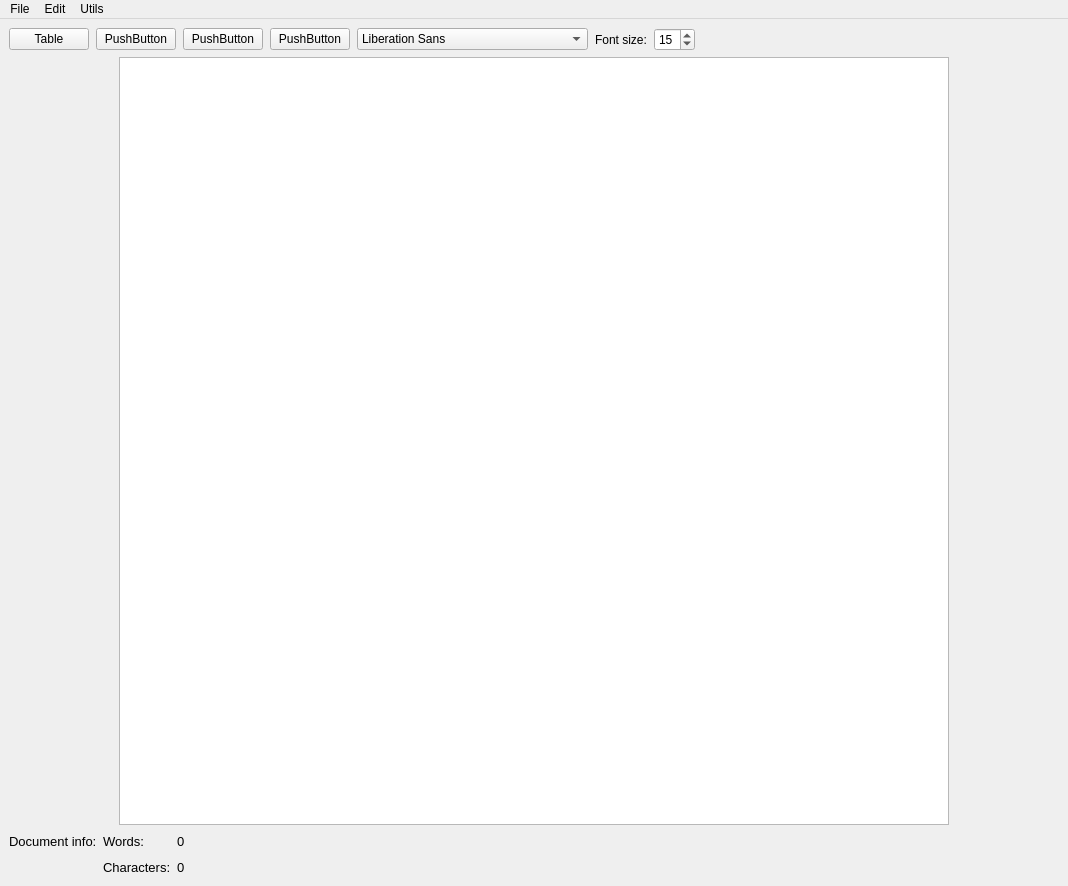
<?xml version="1.0" encoding="UTF-8"?>
<ui version="4.0">
 <class>MainWindow</class>
 <widget class="QMainWindow" name="MainWindow">
  <property name="geometry">
   <rect>
    <x>0</x>
    <y>0</y>
    <width>1068</width>
    <height>886</height>
   </rect>
  </property>
  <property name="sizePolicy">
   <sizepolicy hsizetype="Expanding" vsizetype="Expanding">
    <horstretch>0</horstretch>
    <verstretch>0</verstretch>
   </sizepolicy>
  </property>
  <property name="mouseTracking">
   <bool>false</bool>
  </property>
  <property name="windowTitle">
   <string>PDFy</string>
  </property>
  <property name="styleSheet">
   <string notr="true"/>
  </property>
  <property name="tabShape">
   <enum>QTabWidget::Rounded</enum>
  </property>
  <widget class="QWidget" name="centralwidget">
   <layout class="QVBoxLayout" name="verticalLayout">
    <item>
     <layout class="QGridLayout" name="editGrid" rowstretch="0,0">
      <property name="sizeConstraint">
       <enum>QLayout::SetDefaultConstraint</enum>
      </property>
      <property name="rightMargin">
       <number>302</number>
      </property>
      <property name="horizontalSpacing">
       <number>7</number>
      </property>
      <item row="1" column="6">
       <widget class="QSpinBox" name="fontSize">
        <property name="value">
         <number>15</number>
        </property>
       </widget>
      </item>
      <item row="1" column="5">
       <widget class="QLabel" name="label">
        <property name="text">
         <string>Font size:</string>
        </property>
       </widget>
      </item>
      <item row="1" column="1" alignment="Qt::AlignHCenter|Qt::AlignVCenter">
       <widget class="QPushButton" name="pushButton">
        <property name="contextMenuPolicy">
         <enum>Qt::DefaultContextMenu</enum>
        </property>
        <property name="text">
         <string>PushButton</string>
        </property>
       </widget>
      </item>
      <item row="1" column="4">
       <widget class="QFontComboBox" name="fontComboBox">
        <property name="enabled">
         <bool>true</bool>
        </property>
        <property name="editable">
         <bool>false</bool>
        </property>
       </widget>
      </item>
      <item row="1" column="3" alignment="Qt::AlignHCenter|Qt::AlignVCenter">
       <widget class="QPushButton" name="pushButton_4">
        <property name="text">
         <string>PushButton</string>
        </property>
       </widget>
      </item>
      <item row="1" column="2" alignment="Qt::AlignHCenter|Qt::AlignVCenter">
       <widget class="QPushButton" name="pushButton_3">
        <property name="text">
         <string>PushButton</string>
        </property>
       </widget>
      </item>
      <item row="1" column="7">
       <spacer name="horizontalSpacer_3">
        <property name="orientation">
         <enum>Qt::Horizontal</enum>
        </property>
        <property name="sizeHint" stdset="0">
         <size>
          <width>13</width>
          <height>20</height>
         </size>
        </property>
       </spacer>
      </item>
      <item row="1" column="0" alignment="Qt::AlignHCenter|Qt::AlignVCenter">
       <widget class="QPushButton" name="pushButton_2">
        <property name="text">
         <string>Table</string>
        </property>
       </widget>
      </item>
     </layout>
    </item>
    <item>
     <layout class="QGridLayout" name="editorGrid">
      <item row="0" column="1">
       <spacer name="horizontalSpacer">
        <property name="orientation">
         <enum>Qt::Horizontal</enum>
        </property>
        <property name="sizeType">
         <enum>QSizePolicy::Fixed</enum>
        </property>
        <property name="sizeHint" stdset="0">
         <size>
          <width>110</width>
          <height>20</height>
         </size>
        </property>
       </spacer>
      </item>
      <item row="0" column="3">
       <spacer name="horizontalSpacer_2">
        <property name="orientation">
         <enum>Qt::Horizontal</enum>
        </property>
        <property name="sizeType">
         <enum>QSizePolicy::Fixed</enum>
        </property>
        <property name="sizeHint" stdset="0">
         <size>
          <width>110</width>
          <height>20</height>
         </size>
        </property>
       </spacer>
      </item>
      <item row="0" column="2">
       <widget class="QTextEdit" name="editor">
        <property name="enabled">
         <bool>true</bool>
        </property>
        <property name="sizePolicy">
         <sizepolicy hsizetype="Expanding" vsizetype="Expanding">
          <horstretch>0</horstretch>
          <verstretch>0</verstretch>
         </sizepolicy>
        </property>
        <property name="maximumSize">
         <size>
          <width>1059</width>
          <height>16777215</height>
         </size>
        </property>
        <property name="font">
         <font>
          <pointsize>15</pointsize>
          <stylestrategy>PreferAntialias</stylestrategy>
         </font>
        </property>
        <property name="mouseTracking">
         <bool>false</bool>
        </property>
        <property name="styleSheet">
         <string notr="true">alignment: {center}</string>
        </property>
        <property name="sizeAdjustPolicy">
         <enum>QAbstractScrollArea::AdjustIgnored</enum>
        </property>
        <property name="tabChangesFocus">
         <bool>false</bool>
        </property>
        <property name="documentTitle">
         <string/>
        </property>
        <property name="html">
         <string>&lt;!DOCTYPE HTML PUBLIC &quot;-//W3C//DTD HTML 4.0//EN&quot; &quot;http://www.w3.org/TR/REC-html40/strict.dtd&quot;&gt;
&lt;html&gt;&lt;head&gt;&lt;meta name=&quot;qrichtext&quot; content=&quot;1&quot; /&gt;&lt;style type=&quot;text/css&quot;&gt;
p, li { white-space: pre-wrap; }
&lt;/style&gt;&lt;/head&gt;&lt;body style=&quot; font-family:'MS Shell Dlg 2'; font-size:15pt; font-weight:400; font-style:normal;&quot;&gt;
&lt;p style=&quot;-qt-paragraph-type:empty; margin-top:0px; margin-bottom:0px; margin-left:0px; margin-right:0px; -qt-block-indent:0; text-indent:0px;&quot;&gt;&lt;br /&gt;&lt;/p&gt;&lt;/body&gt;&lt;/html&gt;</string>
        </property>
        <property name="overwriteMode">
         <bool>false</bool>
        </property>
        <property name="cursorWidth">
         <number>1</number>
        </property>
        <property name="textInteractionFlags">
         <set>Qt::LinksAccessibleByKeyboard|Qt::LinksAccessibleByMouse|Qt::TextBrowserInteraction|Qt::TextEditable|Qt::TextEditorInteraction|Qt::TextSelectableByKeyboard|Qt::TextSelectableByMouse</set>
        </property>
       </widget>
      </item>
     </layout>
    </item>
    <item>
     <layout class="QGridLayout" name="documentInfoGrid">
      <property name="sizeConstraint">
       <enum>QLayout::SetDefaultConstraint</enum>
      </property>
      <property name="rightMargin">
       <number>815</number>
      </property>
      <item row="0" column="2">
       <widget class="QLabel" name="wordsCounter">
        <property name="font">
         <font>
          <pointsize>10</pointsize>
         </font>
        </property>
        <property name="text">
         <string>0</string>
        </property>
       </widget>
      </item>
      <item row="0" column="0">
       <widget class="QLabel" name="documentInfoLabel">
        <property name="maximumSize">
         <size>
          <width>200</width>
          <height>200</height>
         </size>
        </property>
        <property name="font">
         <font>
          <pointsize>10</pointsize>
         </font>
        </property>
        <property name="text">
         <string>Document info:</string>
        </property>
       </widget>
      </item>
      <item row="0" column="1">
       <widget class="QLabel" name="wordsLabel">
        <property name="font">
         <font>
          <pointsize>10</pointsize>
         </font>
        </property>
        <property name="layoutDirection">
         <enum>Qt::LeftToRight</enum>
        </property>
        <property name="text">
         <string>Words:</string>
        </property>
        <property name="alignment">
         <set>Qt::AlignLeading|Qt::AlignLeft|Qt::AlignVCenter</set>
        </property>
       </widget>
      </item>
      <item row="1" column="2">
       <widget class="QLabel" name="charactersCounter">
        <property name="font">
         <font>
          <pointsize>10</pointsize>
         </font>
        </property>
        <property name="text">
         <string>0</string>
        </property>
       </widget>
      </item>
      <item row="1" column="1">
       <widget class="QLabel" name="charactersLabel">
        <property name="font">
         <font>
          <pointsize>10</pointsize>
         </font>
        </property>
        <property name="text">
         <string>Characters:</string>
        </property>
        <property name="alignment">
         <set>Qt::AlignLeading|Qt::AlignLeft|Qt::AlignVCenter</set>
        </property>
       </widget>
      </item>
      <item row="0" column="3">
       <spacer name="horizontalSpacer_4">
        <property name="orientation">
         <enum>Qt::Horizontal</enum>
        </property>
        <property name="sizeHint" stdset="0">
         <size>
          <width>10</width>
          <height>20</height>
         </size>
        </property>
       </spacer>
      </item>
      <item row="1" column="3">
       <spacer name="horizontalSpacer_5">
        <property name="orientation">
         <enum>Qt::Horizontal</enum>
        </property>
        <property name="sizeHint" stdset="0">
         <size>
          <width>10</width>
          <height>20</height>
         </size>
        </property>
       </spacer>
      </item>
     </layout>
    </item>
   </layout>
  </widget>
  <widget class="QMenuBar" name="menuBar">
   <property name="geometry">
    <rect>
     <x>0</x>
     <y>0</y>
     <width>1068</width>
     <height>26</height>
    </rect>
   </property>
   <widget class="QMenu" name="menuFile">
    <property name="title">
     <string>File</string>
    </property>
    <addaction name="open"/>
    <addaction name="save"/>
   </widget>
   <widget class="QMenu" name="menuEdit">
    <property name="title">
     <string>Edit</string>
    </property>
    <addaction name="insertImage"/>
   </widget>
   <widget class="QMenu" name="utils">
    <property name="title">
     <string>Utils</string>
    </property>
    <addaction name="pdfMerger"/>
   </widget>
   <addaction name="menuFile"/>
   <addaction name="menuEdit"/>
   <addaction name="utils"/>
  </widget>
  <action name="open">
   <property name="text">
    <string>Open</string>
   </property>
   <property name="shortcut">
    <string>Ctrl+N</string>
   </property>
  </action>
  <action name="save">
   <property name="text">
    <string>Save</string>
   </property>
   <property name="shortcut">
    <string>Ctrl+S</string>
   </property>
  </action>
  <action name="insertImage">
   <property name="text">
    <string>Insert image</string>
   </property>
   <property name="shortcut">
    <string>Ctrl+Shift+I</string>
   </property>
  </action>
  <action name="merger">
   <property name="text">
    <string>Merge PDF</string>
   </property>
  </action>
  <action name="pdfMerger">
   <property name="text">
    <string>Merge PDFS</string>
   </property>
  </action>
 </widget>
 <tabstops>
  <tabstop>pushButton_2</tabstop>
  <tabstop>pushButton</tabstop>
  <tabstop>pushButton_3</tabstop>
  <tabstop>pushButton_4</tabstop>
  <tabstop>fontComboBox</tabstop>
  <tabstop>editor</tabstop>
 </tabstops>
 <resources/>
 <connections>
  <connection>
   <sender>fontComboBox</sender>
   <signal>currentFontChanged(QFont)</signal>
   <receiver>editor</receiver>
   <slot>setCurrentFont(QFont)</slot>
   <hints>
    <hint type="sourcelabel">
     <x>452</x>
     <y>48</y>
    </hint>
    <hint type="destinationlabel">
     <x>445</x>
     <y>80</y>
    </hint>
   </hints>
  </connection>
 </connections>
</ui>
